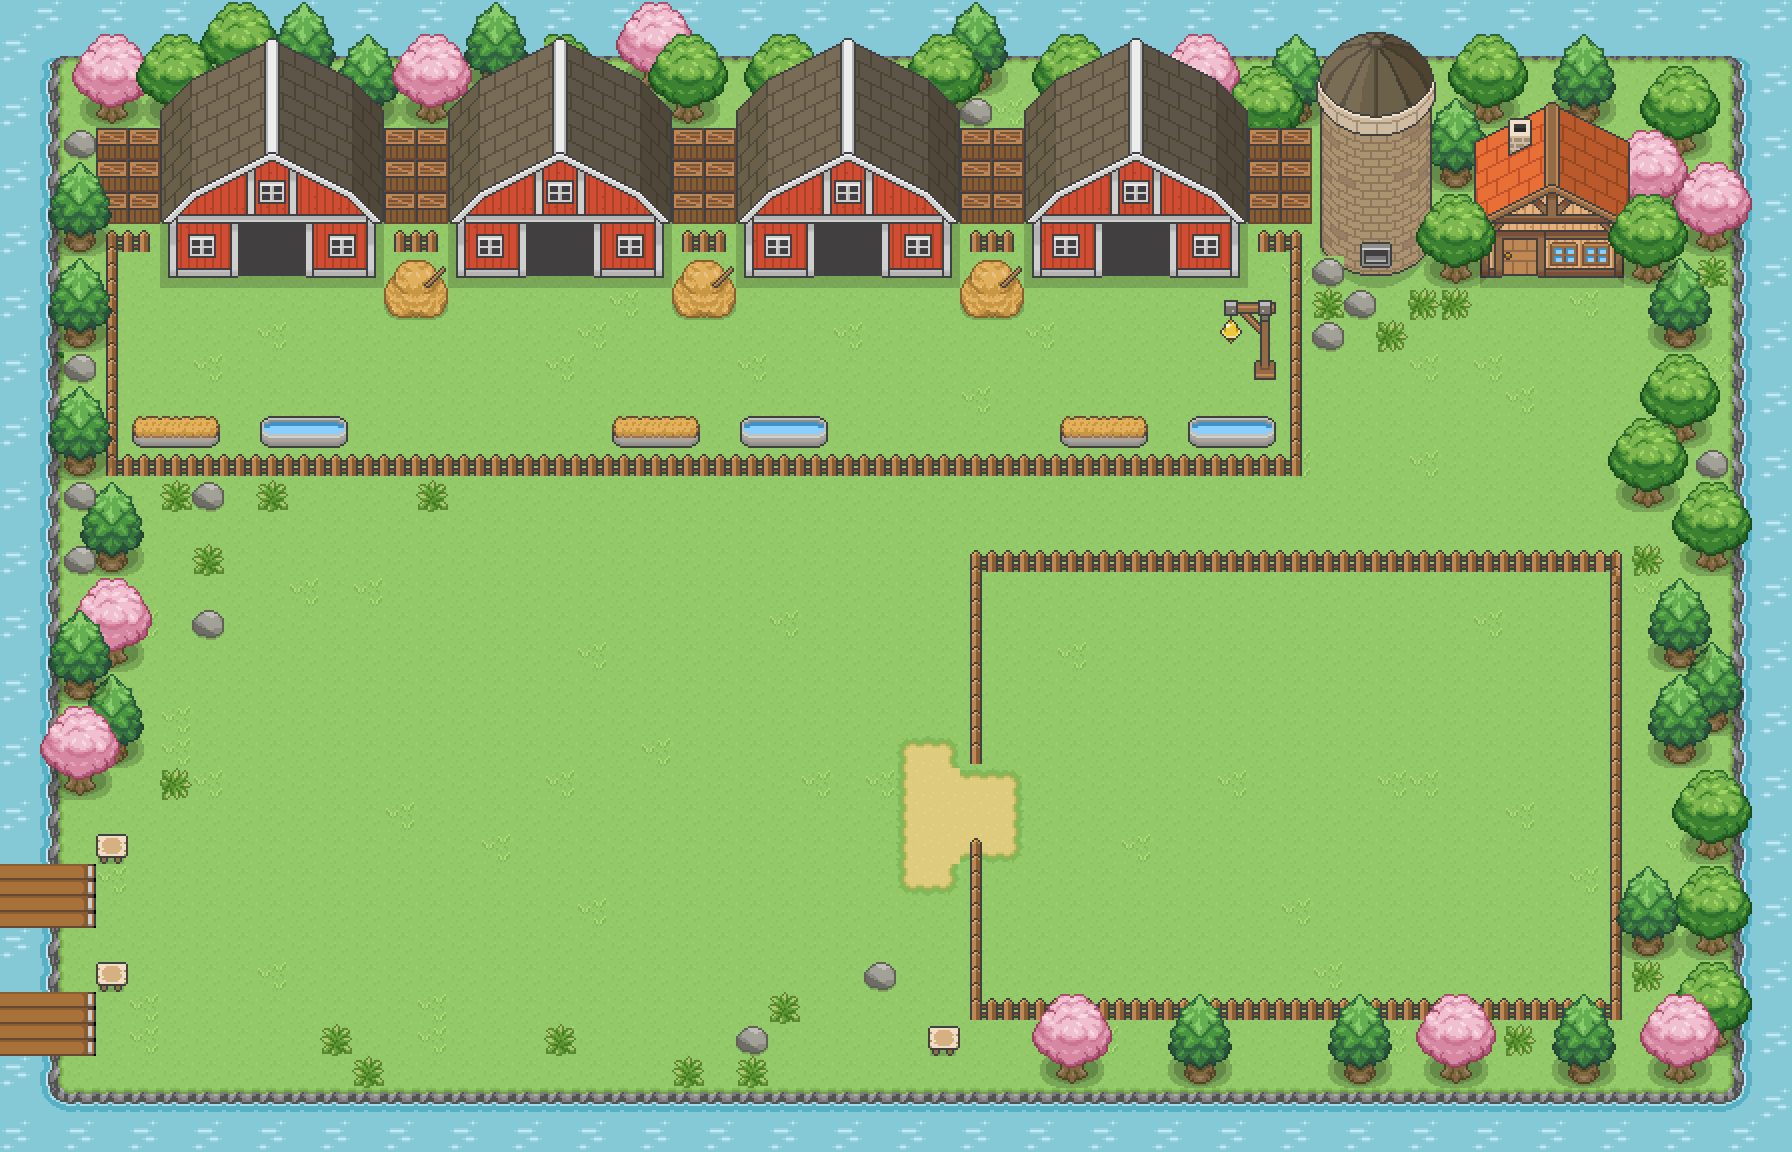

This game map was drawn from its Tiled (.tmx) file and the tilesets committed beside it. A one-line description and the trimmed map source follow:
An orthogonal 56x36 tile map with 32x32 px tiles, 7 tile layers (waterLayer, water2Layer, groundLayer, treeLayer, ...), 3 tilesets and 5 objects (start, sign1, sign3, sign2, milkFarmer).

<map version="1.10" tiledversion="1.10.2" orientation="orthogonal" renderorder="right-down" width="56" height="36" tilewidth="32" tileheight="32" infinite="0" nextlayerid="11" nextobjectid="21">
 <editorsettings>
  <export target="milkFarm.tmj" format="json" />
 </editorsettings>
 <tileset firstgid="1" name="nature_32x32" tilewidth="32" tileheight="32" tilecount="256" columns="16">
  <image source="nature_32x32.png" width="512" height="512" />
  <tile id="18">
   <animation>
    <frame tileid="18" duration="1000" />
    <frame tileid="1" duration="1000" />
   </animation>
  </tile>
  <tile id="233">
   <animation>
    <frame tileid="233" duration="200" />
    <frame tileid="234" duration="200" />
    <frame tileid="235" duration="200" />
   </animation>
  </tile>
 </tileset>
 <tileset firstgid="257" name="vectoraith_tileset_farmingsims_buildings_32x32" tilewidth="32" tileheight="32" tilecount="256" columns="16">
  <image source="vectoraith_tileset_farmingsims_buildings_32x32.png" width="512" height="512" />
 </tileset>
 <tileset firstgid="513" name="vectoraith_tileset_farmingsims_details_spring_32x32" tilewidth="32" tileheight="32" tilecount="256" columns="16">
  <image source="vectoraith_tileset_farmingsims_details_spring_32x32.png" width="512" height="512" />
 </tileset>
 <layer id="1" name="waterLayer" width="56" height="36">
  <data>[2016 cells, 358 non-empty, 8 distinct tile ids]</data>
 </layer>
 <layer id="10" name="water2Layer" width="56" height="36">
  <data>[2016 cells, 90 non-empty, 1 distinct tile ids]</data>
 </layer>
 <layer id="2" name="groundLayer" width="56" height="36">
  <data>[2016 cells, 1672 non-empty, 13 distinct tile ids]</data>
 </layer>
 <layer id="6" name="treeLayer" width="56" height="36">
  <data>[2016 cells, 219 non-empty, 28 distinct tile ids]</data>
 </layer>
 <layer id="7" name="tree2Layer" width="56" height="36">
  <data>[2016 cells, 123 non-empty, 30 distinct tile ids]</data>
 </layer>
 <objectgroup id="9" name="objectLayer">
  <object id="5" name="start" x="53" y="1020">
   <point />
  </object>
  <object id="8" name="sign1" x="862" y="992" width="97" height="64" />
  <object id="14" name="sign3" x="96" y="963" width="96" height="57" />
  <object id="19" name="sign2" x="96" y="835" width="95" height="59" />
  <object id="20" name="milkFarmer" x="896" y="735" width="32" height="32.3333">
   <ellipse />
  </object>
 </objectgroup>
 <layer id="3" name="itemLayer" width="56" height="36">
  <data>[2016 cells, 508 non-empty, 144 distinct tile ids]</data>
 </layer>
 <layer id="8" name="tree3Layer" width="56" height="36">
  <data>[2016 cells, 117 non-empty, 27 distinct tile ids]</data>
 </layer>
</map>
